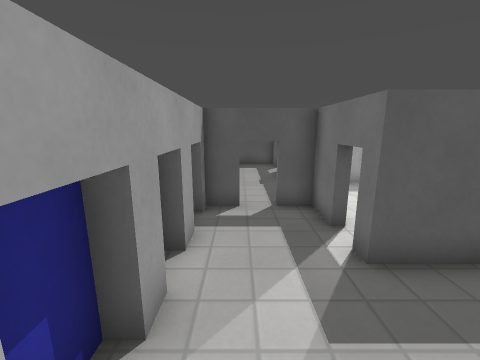
View 1 (above)

12 first-person views from a walk through a 3-D level made in the Godot game engine. The camera is 1.2 m above the floor, tilts 12° down and sees 90° across. The floor is counted in squares, 0.5 m on a side. Each view is taken from the middle of a square. On the plan, view 1 faces up. The plan holds only what a view shows up to about 17 squares ahead; the rest is blank. The place goes on beyond the plan. Flat picture figures and markers are not drawn. Characters and animated objects are left out. Surface patterns are stand-ins for the level's own textures.

View 2
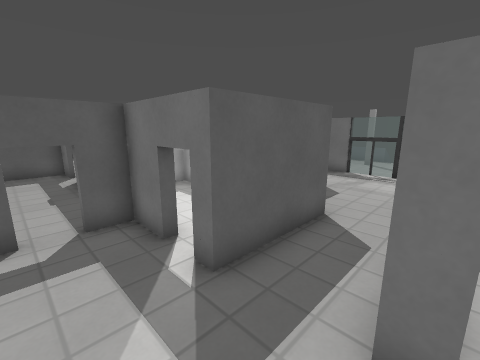

View 3
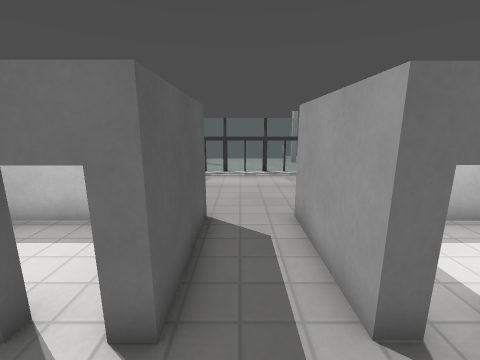

View 4
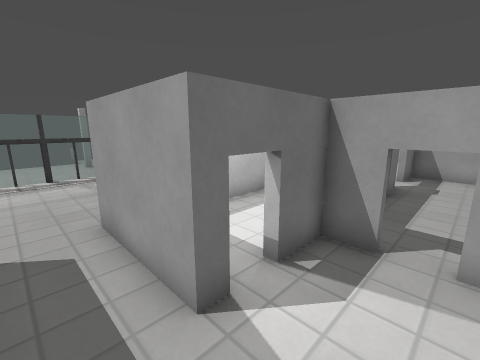

View 5
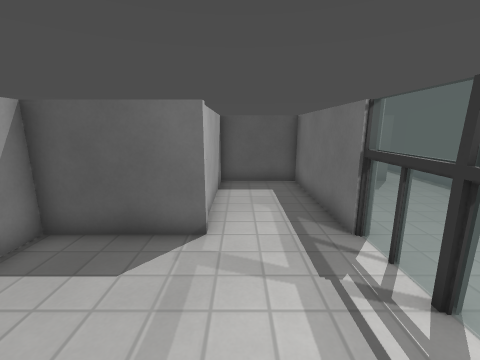

View 6
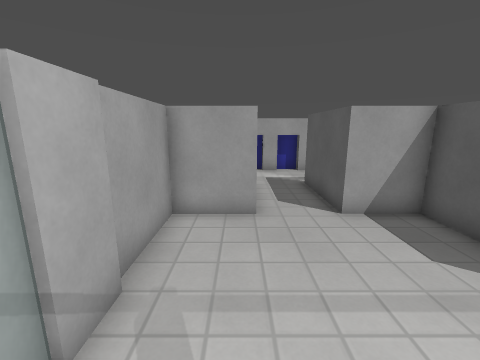

View 7
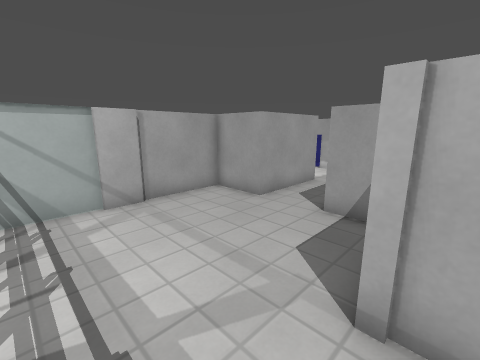

View 8
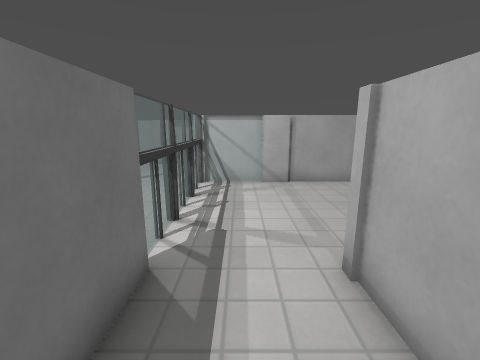

View 9
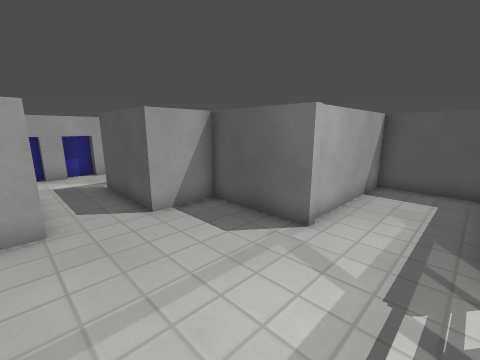

View 10
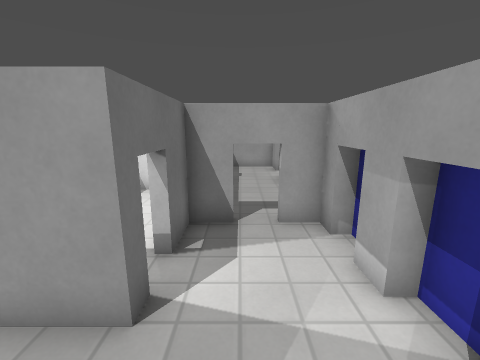

View 11
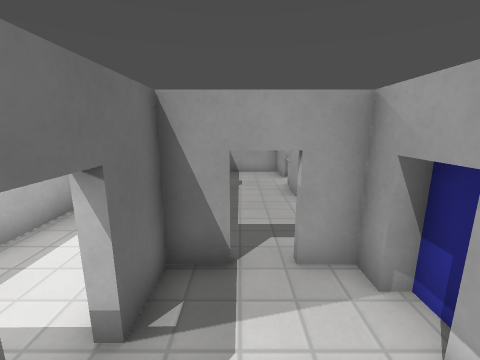

View 12
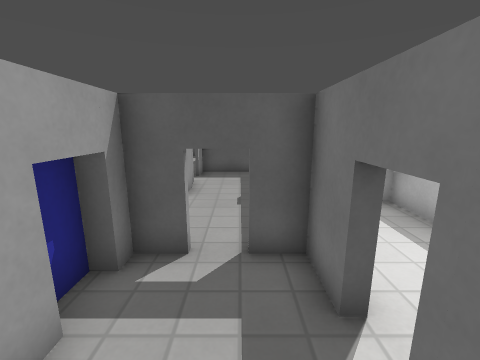

### Floor plan
Key: @ floor where view 1 was taken; # wall or solid block; x gap in a wall; . floor; ^ raised ledge; T thing the floor can be seen under or through.
Columns run from 2 left of view 1 to 14 right of it. Each row starts with its distance up from view 1.
 14  #
 13  #..
 12  #..^       ^####
 11  ...^  ^^   ^...#
 10  ...   .^   ^...#
  9   ..  ..^   ^...#
  8   TT  ..^   ^...#
  7 ##TTT ..^   ^...#
  6  #..TT..#^^^^...#
  5  #..T ..#.......#
  4  #..TT###.......#
  3  #..............#
  2  #..............#
  1  #..#####.......#
  0  #@.##..#.......#
 -1 ##..# ..^^^^^####
 -2  #xx# ..^
 -3   ..  ..^
 -4         ^

Where each view was taken, in squares from view 1:
view 1: 0 up, 0 right, facing up
view 2: 1 up, 0 right, facing up-right
view 3: 3 up, 0 right, facing right
view 4: 3 up, 0 right, facing down-right
view 5: 1 up, 11 right, facing up
view 6: 1 up, 13 right, facing left
view 7: 7 up, 13 right, facing down-left
view 8: 10 up, 12 right, facing down
view 9: 1 up, 13 right, facing up-left
view 10: 4 up, 1 right, facing down
view 11: 2 up, 1 right, facing down
view 12: 3 up, 1 right, facing up
